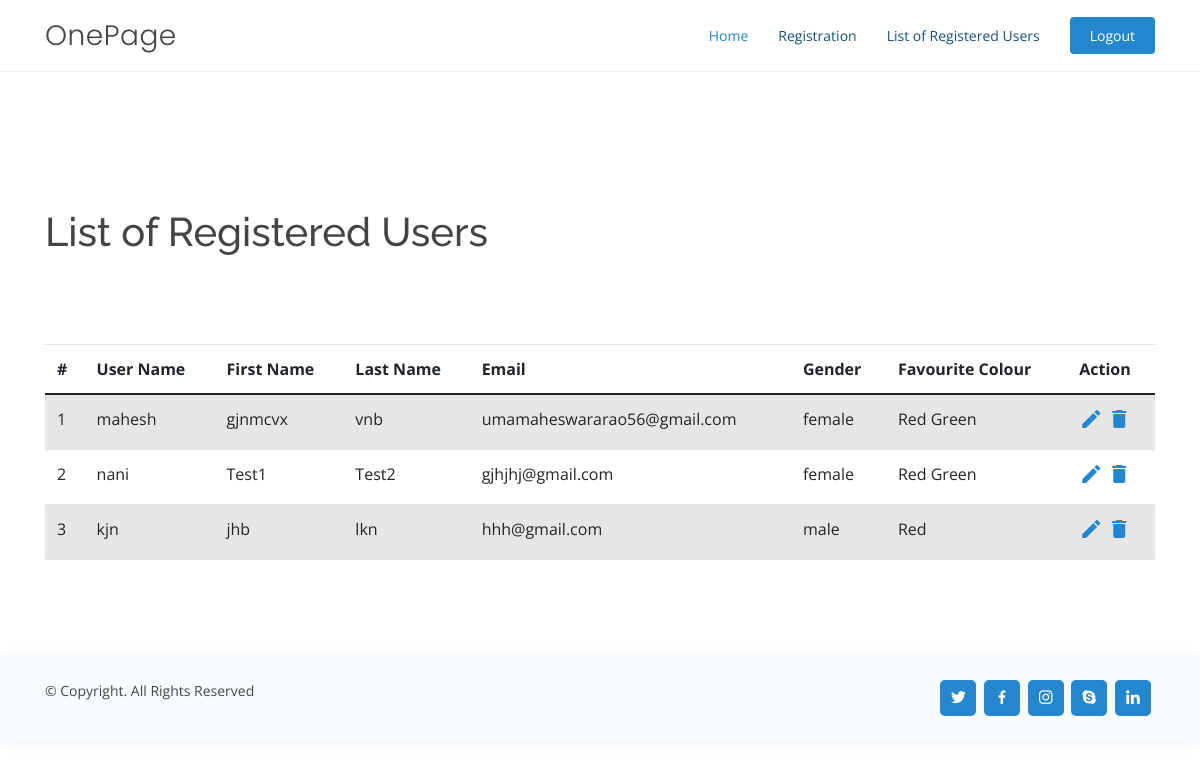
/index.php (signed in), run on the app's committed database.
### tables this page shows
CREATE TABLE `multiple_users` (
  `user_id` int(10) NOT NULL AUTO_INCREMENT,
  `user_name` varchar(50) NOT NULL,
  `user_fname` varchar(50) NOT NULL,
  `user_lname` varchar(50) NOT NULL,
  `user_email` varchar(50) NOT NULL,
  `user_gender` varchar(50) NOT NULL,
  `user_favcolor` varchar(50) NOT NULL,
  `user_password` varchar(100) NOT NULL,
  `user_status` int(11) NOT NULL DEFAULT 1,
  PRIMARY KEY (`user_id`)
);

### index.php (the view, shortened to what this page needs)
<?php require_once 'header.php';
include('dbconnection.php'); ?>
  <main id="main">
    <section id="contact" class="contact">
      <div class="container" data-aos="fade-up">
        <div class="row mt-5">
          <div class="col-lg-12 mt-5 mt-lg-0">
              <section class="title">
        <h1>List of Registered Users</h1>
    </section>
<table class="table table-striped table-hover">
                <thead>
                    <tr>
                        <th>#</th>
                        <th>User Name</th>
                        <th>First Name</th>
                        <th>Last Name</th>
                        <th>Email</th>
                        <th>Gender</th>
                        <th>Favourite Colour</th>
                        <th>Action</th>
                    </tr>
                </thead>
                <tbody>
                     <?php
$ret=mysqli_query($con,"select * from multiple_users");
$cnt=1;
$row=mysqli_num_rows($ret);
if($row>0){
while ($row=mysqli_fetch_array($ret)) {
$color_dis = $row['user_favcolor'];
$color1_dis = explode(',', $color_dis);
?>
                    <tr>
                        <td><?php echo $cnt;?></td>
                        <td><?php echo $row['user_name']; ?></td>
                        <td><?php  echo $row['user_fname'];?></td>
                        <td> <?php  echo $row['user_lname'];?></td>
                        <td><?php  echo $row['user_email'];?></td>
                        <td><?php  echo $row['user_gender'];?></td>
                        <td> <?php  echo @$color1_dis[0] .' '. @$color1_dis[1].' ' .@$color1_dis[2];?></td>
                        <td>
                            <a href="edit.php?editid=<?php echo htmlentities ($row['user_id']);?>" class="edit" title="Edit" data-toggle="tooltip"><i class="material-icons">&#xE254;</i></a>
                            <a href="index.php?delid=<?php echo ($row['user_id']);?>" class="delete" title="Delete" data-toggle="tooltip" onclick="return confirm('Do you really want to Delete ?');"><i class="material-icons">&#xE872;</i></a>
                        </td>
                    </tr>
                    <?php
$cnt=$cnt+1;
} } else {?>
<tr>
    <th style="text-align:center; color:red;" colspan="6">No Record Found</th>
</tr>
<?php } ?>
                </tbody>
            </table>
          </div>
        </div>
      </div>
    </section>
  </main>
  <?php require_once 'footer.php'; ?>
</body>
</html>

### header.php (shortened to what this page needs)
<!DOCTYPE html>
<html lang="en">
<head>
  <link href="assets/vendor/aos/aos.css" rel="stylesheet">
  <link href="assets/vendor/bootstrap/css/bootstrap.min.css" rel="stylesheet">
  <link href="assets/vendor/bootstrap-icons/bootstrap-icons.css" rel="stylesheet">
  <link href="assets/vendor/boxicons/css/boxicons.min.css" rel="stylesheet">
  <link href="assets/vendor/glightbox/css/glightbox.min.css" rel="stylesheet">
  <link href="assets/vendor/remixicon/remixicon.css" rel="stylesheet">
  <link href="assets/vendor/swiper/swiper-bundle.min.css" rel="stylesheet">
<link rel="stylesheet" href="https://stackpath.bootstrapcdn.com/bootstrap/4.5.0/css/bootstrap.min.css">
<link rel="stylesheet" href="font-awesome.min.css">
  <link href="assets/css/style.css" rel="stylesheet">
</head>
<body>
  <header id="header" class="fixed-top">
    <div class="container d-flex align-items-center justify-content-between">
      <h1 class="logo">OnePage</h1>
      <nav id="navbar" class="navbar">
        <ul>
            <li><a class="nav-link scrollto active" href="login.php">Home</a></li>
            <li><a class="nav-link scrollto" href="insert.php">Registration</a></li>
            <?php if(isset($_SESSION["username_admin"])){ ?>
            <li><a class="nav-link scrollto" href="index.php">List of Registered Users</a></li>
          <li><a class="getstarted scrollto" href="logout.php">Logout</a></li>
          <?php } ?>
        </ul>
      </nav>
    </div>
  </header>

### footer.php (shortened to what this page needs)
<footer id="footer">
  <div class="container d-md-flex py-4">
    <div class="me-md-auto text-center text-md-start">
      <div class="copyright">
        &copy; Copyright. All Rights Reserved
      </div>
      <div class="credits">
      </div>
    </div>
    <div class="social-links text-center text-md-right pt-3 pt-md-0">
      <a href="#" class="twitter"><i class="bx bxl-twitter"></i></a>
      <a href="#" class="facebook"><i class="bx bxl-facebook"></i></a>
      <a href="#" class="instagram"><i class="bx bxl-instagram"></i></a>
      <a href="#" class="google-plus"><i class="bx bxl-skype"></i></a>
      <a href="#" class="linkedin"><i class="bx bxl-linkedin"></i></a>
    </div>
  </div>
</footer>

### assets/css/style.css (style rules this page uses)
body { font-family: "Open Sans", sans-serif; color: #444444; }
a { color: #2487ce; text-decoration: none; }
h1, h2, h3, h4, h5, h6 { font-family: "Raleway", sans-serif; }
#header { transition: all 0.5s; background: #fff; z-index: 997; padding: 15px 0; border-bottom: 1px solid #e6f2fb; }
#header .logo { font-size: 28px; margin: 0; padding: 0; line-height: 1; font-weight: 300; letter-spacing: 0.5px; font-family: "Poppins", sans-serif; }
.navbar { padding: 0; }
.navbar ul { margin: 0; padding: 0; display: flex; list-style: none; align-items: center; }
.navbar li { position: relative; }
.navbar a { display: flex; align-items: center; justify-content: space-between; padding: 10px 0 10px 30px; font-size: 14px; color: #16507b; white-space: nowrap; transition: 0.3s; }
.navbar a:hover, .navbar .active, .navbar li:hover > a { color: #2487ce; }
.navbar .getstarted { background: #2487ce; padding: 8px 20px; margin-left: 30px; border-radius: 4px; color: #fff; }
section { padding: 80px 0; overflow: hidden; }
#footer { color: #444444; font-size: 14px; background: #f8fbfe; box-shadow: 0px 2px 15px rgba(18, 66, 101, 0.08); }
#footer .credits { padding-top: 5px; font-size: 13px; color: #444444; }
#footer .social-links a { font-size: 18px; display: inline-block; background: #2487ce; color: #fff; line-height: 1; padding: 8px 0; margin-right: 4px; border-radius: 5px; text-align: center; width: 36px; height: 36px; transition: 0.3s; }

### data on the page
multiple_users: user_name "mahesh", user_fname "gjnmcvx", user_lname "vnb", user_email "umamaheswararao56@gmail.com", user_gender "female", user_favcolor "Red", user_favcolor "Green"
multiple_users: user_name "nani", user_fname "Test1", user_lname "Test2", user_email "gjhjhj@gmail.com", user_gender "female", user_favcolor "Red", user_favcolor "Green"
multiple_users: user_name "kjn", user_fname "jhb", user_lname "lkn", user_email "hhh@gmail.com", user_gender "male", user_favcolor "Red"
